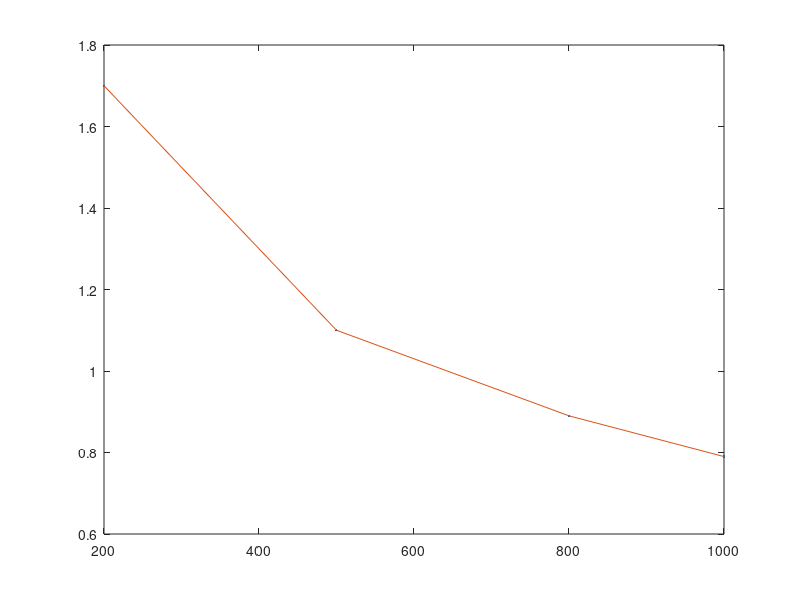

This chart was generated by the following MATLAB code:
x = [200, 500, 800, 1000]'
n = length(x);
%y = (x-3).*(x-1).*(x-4).*(x-4.5).*(x-1)+8*cos(x) + 5*rand(n,1);
%y = x.^4 + 3*x.^3 - 5*x.^2 + cos(x);
y = [1.7, 1.1, 0.89, 0.79]';
plot(x,y,'.');
%A = [x.^4 x.^3 x.^2 x x.^0];
A = [x.^-3 x.^-2 x.^-1 x.^0];
th = pinv(A)*y;
yn = A*th;
hold on
plot(x,yn);

e = y - yn; 